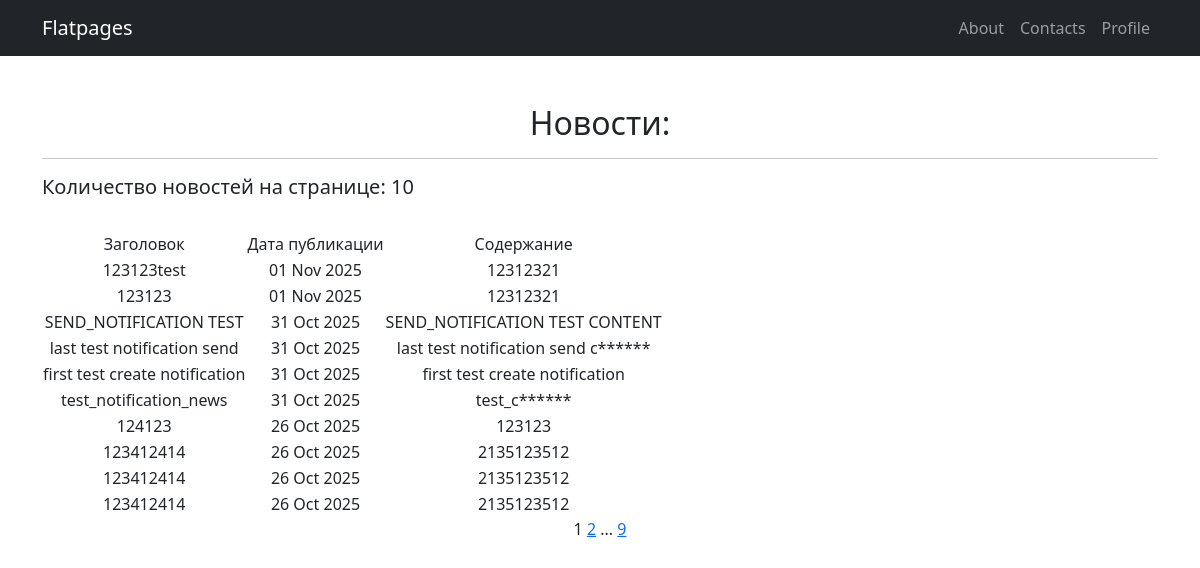
Before: /news/ with the older database file.
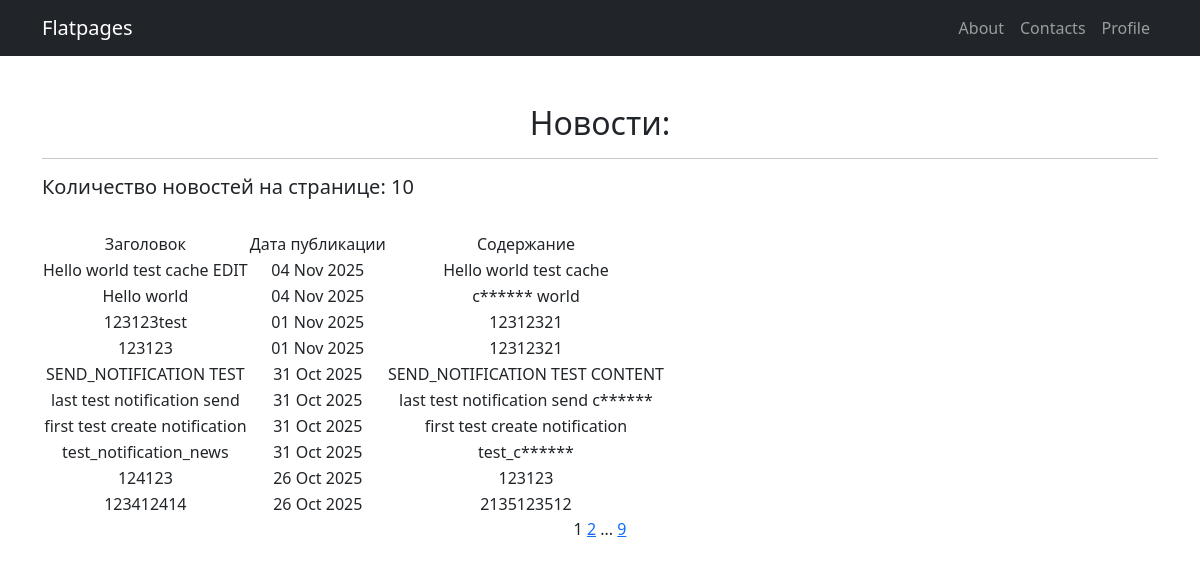
After: the same page with the newer database file.
### articles/models.py (models this page shows, shortened)
class Post(models.Model):
    author = models.ForeignKey(Author, on_delete=models.DO_NOTHING, null=True, blank=True)
    type_post = models.CharField(max_length=50, choices=post_types)
    creation = models.DateTimeField(auto_now_add=True)
    category = models.ManyToManyField(Category, through='PostCategory')
    title = models.TextField()
    content = models.TextField()
    rating = models.IntegerField(default=0)

### articles/views.py (the view)
# urls.py: path('news/', cache_page(60)(NewsList.as_view()), name='news_list'),
class NewsList(ListView):
    queryset = Post.objects.all().order_by('-creation')
    template_name = 'news.html'
    context_object_name = 'news'
    paginate_by = 10
    def get_queryset(self):
        queryset = super().get_queryset()
        self.filterset = NewsFilter(self.request.GET, queryset)
        return self.filterset.qs
    def get_context_data(self, **kwargs):
        context = super().get_context_data(**kwargs)
        context['filterset'] = self.filterset
        context['categories'] = Category.objects.all()
        return context

### articles/templatetags/custom_filters.py (called while the page is built)
@register.filter()
def censorship(text):
    if not isinstance(text, str):
        raise InCorrectInputCensorship
    for word in CENSURED_WORDS:
        if word in text.lower():
            text = text.replace(word, word[0]+(len(word)-1)*'*')
            text = text.replace(word.capitalize(), word[0].upper()+(len(word)-1)*'*')
    return text

### articles/templatetags/custom_tags.py (called while the page is built)
@register.simple_tag(takes_context=True)
def url_replace(context, **kwargs):
    d = context['request'].GET.copy()
    for k,v in kwargs.items():
        d[k] = v
    return d.urlencode()

### templates/news.html (shortened to what this page needs)
{% extends 'flatpages/sample.html' %}
{% load custom_filters %}
{% load custom_tags %}
{%block body%}
    <h2>Новости:</h2>
    <hr>
    {% if news %}
    <h5 align="left">Количество новостей на странице: {{ news | length }}</h5>
    <br>
        <table>
            <tr>
                <td>Заголовок</td>
                <td>Дата публикации</td>
                <td>Содержание</td>
            </tr>
            {% for new in news %}
            <tr>
                <td>{{ new.title }}</td>
                <td>{{ new.creation | date:'d M Y' }}</td>
                <td>{{ new.content | truncatewords:20 | censorship }}</td>
            </tr>
            {% endfor %}
        </table>
    {% else %}
        <h2>Новостей нет...</h2>
    {% endif %}
    {{ page_obj.number }}
    {% if page_obj.has_next %}
        <a href="?{% url_replace page=page_obj.next_page_number %}">{{ page_obj.next_page_number }}</a>
        {% if page_obj.paginator.num_pages != page_obj.next_page_number %}
            {% if page_obj.paginator.num_pages != page_obj.next_page_number|add:"1" %}
            ...
            {% endif %}
            <a href="?{% url_replace page=page_obj.paginator.num_pages %}">{{ page_obj.paginator.num_pages }}</a>
        {% endif %}
    {% endif %}
{%endblock body%}

Changed rows visible on the page:
no longer on this page (row unchanged): Post: title "123412414", creation "26 Oct 2025", content|censorship "2135123512"
no longer on this page (row unchanged): Post: title "123412414", creation "26 Oct 2025", content|censorship "2135123512"
added Post: title "Hello world test cache EDIT", creation "04 Nov 2025", content|censorship "Hello world test cache"
added Post: title "Hello world", creation "04 Nov 2025", content|censorship "c****** world"
